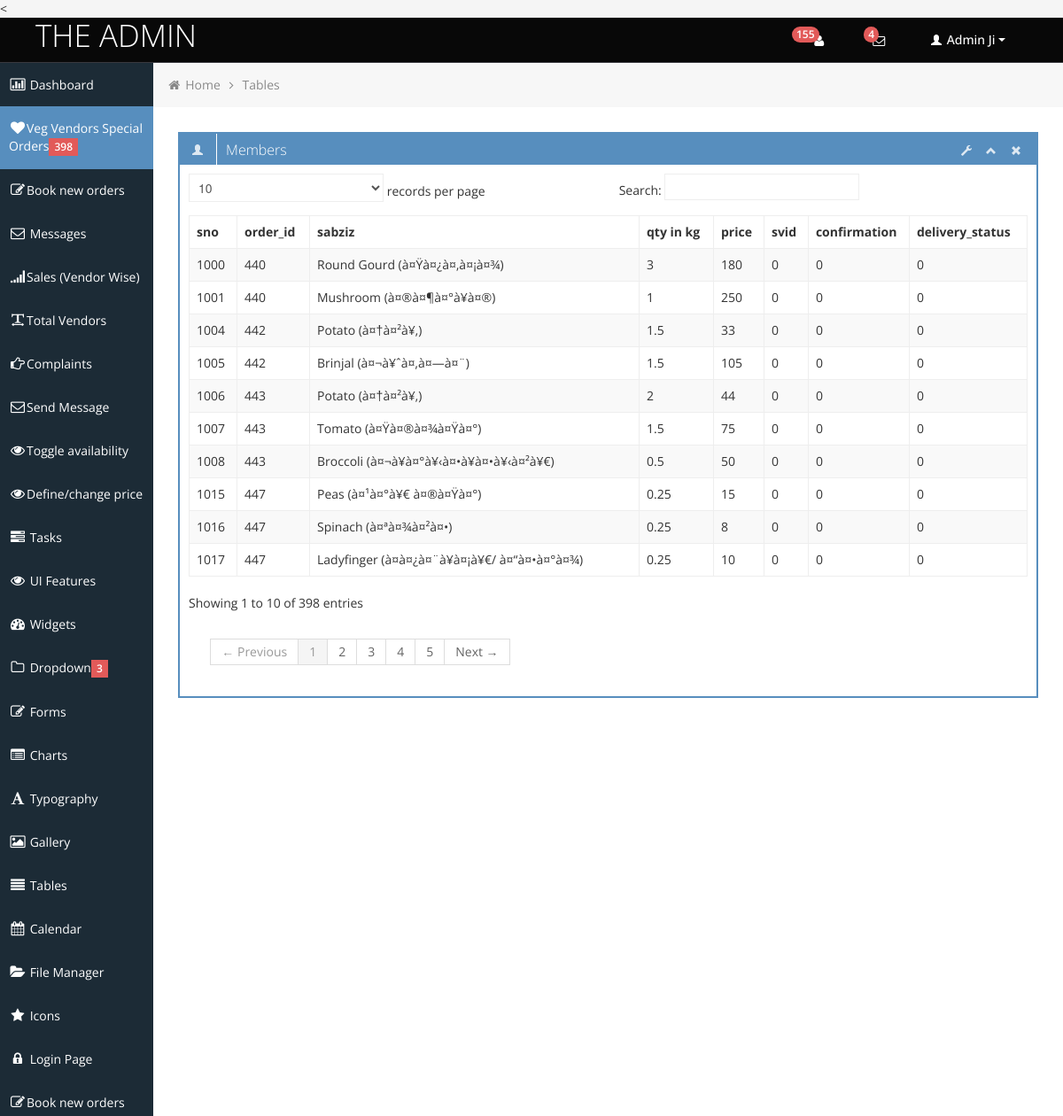
Page /admin/specialorders.php on the committed database.
### tables this page shows
CREATE TABLE IF NOT EXISTS `sub_orders` (
  `sno` int(25) NOT NULL AUTO_INCREMENT,
  `order_id` int(25) NOT NULL,
  `sabziz` varchar(45) NOT NULL,
  `qty_in_kg` float NOT NULL,
  `price` int(4) NOT NULL,
  `svid` int(10) NOT NULL,
  `confirmation` tinyint(1) NOT NULL DEFAULT '0',
  `delivery_status` tinyint(1) NOT NULL DEFAULT '0',
  PRIMARY KEY (`sno`)
);

### admin/specialorders.php (the view, shortened to what this page needs)
<!DOCTYPE html>
<html lang="en">
<head>
	<link id="bootstrap-style" href="css/bootstrap.min.css" rel="stylesheet">
	<link href="css/bootstrap-responsive.min.css" rel="stylesheet">
	<link id="base-style" href="css/style.css" rel="stylesheet">
	<link id="base-style-responsive" href="css/style-responsive.css" rel="stylesheet">
</head>
<body>
<?php
include("header.php");
?>
		<div class="container-fluid-full">
		<div class="row-fluid">
			<?php
include("sidemenu.php");
?>
			<div id="content" class="span10">
			<ul class="breadcrumb">
				<li>
					<i class="icon-home"></i>
					<a href="index.html">Home</a>
					<i class="icon-angle-right"></i>
				</li>
				<li><a href="#">Tables</a></li>
			</ul>
			<div class="row-fluid sortable">
				<div class="box span12">
					<div class="box-header" data-original-title>
						<h2><i class="halflings-icon white user"></i><span class="break"></span>Members</h2>
						<div class="box-icon">
							<a href="#" class="btn-setting"><i class="halflings-icon white wrench"></i></a>
							<a href="#" class="btn-minimize"><i class="halflings-icon white chevron-up"></i></a>
							<a href="#" class="btn-close"><i class="halflings-icon white remove"></i></a>
						</div>
					</div>
					<div class="box-content">
						<table class="table table-striped table-bordered bootstrap-datatable datatable">
						  <thead>
							  <tr>
								  <th>sno</th>
								  <th>order_id</th>
								  <th>sabziz</th>
								  <th>qty in kg</th>
								  <th>price</th>
								  <th>svid</th>
								  <th>confirmation</th>
								  <th>delivery_status</th>
							  </tr>
						  </thead>
						  <tbody>
			<?php
$query1 = $db->query("SELECT * FROM sub_orders WHERE svid='0'");
while($row= $query1->fetch_assoc())
	{
			?>
							<tr>
								<td><?php echo $row['sno']; ?></td>
							    <td><?php echo $row['order_id']; ?></td>
								<td><?php echo $row['sabziz']; ?></td>
								<td><?php echo $row['qty_in_kg']; ?></td>
								<td><?php echo $row['price']; ?></td>
								<td><?php echo $row['svid']; ?></td>
								<td><?php echo $row['confirmation']; ?></td>
								<td><?php echo $row['delivery_status']; ?></td>
							</tr>
<?php
	}
?>
	 </table>
	 </div>
				</div>
			</div>
	</div>
		</div>
		</div>
</body>
</html>

### admin/css/style.css (style rules this page uses)
body { background: #F5F5F5; color: #333; border: none; font-family: 'Open Sans', sans-serif; font-weight: 400; }
h2 { font-size: 16px; line-height: 16px; }
#content { background: #ffffff; filter: none; min-height: 100%; padding: 20px 20px; position: relative; }
.breadcrumb { margin: -28px -28px 28px -28px; line-height: 34px; background: #F7F7F7; border: 0px; color: #888; -webkit-box-shadow: none; -moz-box-shadow: none; box-shadow: none; -webkit-border-radius: 0px; -moz-border-radius: 0px; border-radius: 0px; }
.breadcrumb a { color: #888; text-shadow: 0px 1px 1px #fff; }
.box { border: 2px solid #578EBE; background: #fff !important; margin-bottom: 28px; }
.box-header { height: 16px; font-size: 16px; line-height: 16px; padding: 10px; background: #578EBE; -webkit-box-shadow: none; -moz-box-shadow: none; box-shadow: none; overflow: hidden; }
.box-header h2 { float:left; margin-top: 0px; font-weight: 300; }
.box-header .box-icon, .box-header h2 { color:#fff; }
.box-header h2 i { margin: 0px 3px 0px 4px; opacity: .8; filter: alpha(opacity=80); -ms-filter:"progid:DXImageTransform.Microsoft.Alpha(Opacity=80)"; }
.box-header .box-icon { float:right; margin-top: 1px; }
.box-header .box-icon i { -webkit-transition: all 0.1s ease-in-out; -moz-transition: all 0.1s ease-in-out; -o-transition: all 0.1s ease-in-out; -ms-transition: all 0.1s ease-in-out; transition: all 0.1s ease-in-out; opacity: .8; filter: alpha(opacity=80); -ms-filter:"progid:DXImageTransform.Microsoft.Alpha(Opacity=80)"; }
.box-header .box-icon a { margin: 0px 5px; }
.box-content { position: relative; z-index: 50; margin-top: -1px; padding: 10px; background: #fff !important; }
.table th, .table td { border-top: 1px solid #eee; }
.table-bordered { border-color: #eee; -webkit-border-radius: 0px !important; -moz-border-radius: 0px !important; border-radius: 0px !important; }
.table-bordered th, .table-bordered td { border-left: 1px solid #eee; }
.table-bordered thead:first-child tr:first-child > th:first-child, .table-bordered tbody:first-child tr:first-child > td:first-child, .table-bordered tbody:first-child tr:first-child > th:first-child { -webkit-border-radius: 0px !important; -moz-border-radius: 0px !important; border-radius: 0px !important; }
.table-bordered thead:first-child tr:first-child > th:last-child, .table-bordered tbody:first-child tr:first-child > td:last-child, .table-bordered tbody:first-child tr:first-child > th:last-child { -webkit-border-radius: 0px !important; -moz-border-radius: 0px !important; border-radius: 0px !important; }
.table-bordered thead:last-child tr:last-child > th:first-child, .table-bordered tbody:last-child tr:last-child > td:first-child, .table-bordered tbody:last-child tr:last-child > th:first-child, .table-bordered tfoot:last-child tr:last-child > td:first-child, .table-bordered tfoot:last-child tr:last-child > th:first-child { -webkit-border-radius: 0px !important; -moz-border-radius: 0px !important; border-radius: 0px !important; }
.table-bordered thead:last-child tr:last-child > th:last-child, .table-bordered tbody:last-child tr:last-child > td:last-child, .table-bordered tbody:last-child tr:last-child > th:last-child, .table-bordered tfoot:last-child tr:last-child > td:last-child, .table-bordered tfoot:last-child tr:last-child > th:last-child { -webkit-border-radius: 0px !important; -moz-border-radius: 0px !important; border-radius: 0px !important; }

### admin/css/style-responsive.css (style rules this page uses)
@media (min-width: 1200px) { .container-fluid-full { overflow: hidden; position: relative; height: 100%; } }
@media (min-width: 1200px) { #content { width: 85.578%; padding: 28px; margin: 0px 0px; margin-left: 14.422% !important; } }

### admin/css/halflings.css (style rules this page uses)
html, html .halflings { -webkit-font-smoothing: antialiased !important; }
.halflings-icon { display: inline-block; width: 14px; height: 14px; line-height: 14px; vertical-align: text-top; background-image: url(../img/glyphicons_halflings.svg); background-position: 0 0; background-repeat: no-repeat; vertical-align: top; *display: inline; *zoom: 1; *margin-right: .3em; }
.halflings-icon.white { background-image: url(../img/glyphicons_halflings-white.svg); }
.halflings-icon.user { background-position: -168px 0; }
.halflings-icon.remove { background-position: -312px 0; }
.halflings-icon.chevron-up { background-position: -288px -120px; }
.halflings-icon.wrench { background-position: -360px -144px; }

### rows in the picture
sub_orders: sno "1000", order "440", sabziz "Round Gourd (à¤Ÿà¤¿à¤‚à¤¡à¤¾)", qty_in_kg "3", price "180", svid "0", confirmation "0", delivery_status "0"
sub_orders: sno "1001", order "440", sabziz "Mushroom (à¤®à¤¶à¤°à¥à¤®)", qty_in_kg "1", price "250", svid "0", confirmation "0", delivery_status "0"
sub_orders: sno "1004", order "442", sabziz "Potato (à¤†à¤²à¥‚)", qty_in_kg "1.5", price "33", svid "0", confirmation "0", delivery_status "0"
sub_orders: sno "1005", order "442", sabziz "Brinjal (à¤¬à¥ˆà¤‚à¤—à¤¨)", qty_in_kg "1.5", price "105", svid "0", confirmation "0", delivery_status "0"
sub_orders: sno "1006", order "443", sabziz "Potato (à¤†à¤²à¥‚)", qty_in_kg "2", price "44", svid "0", confirmation "0", delivery_status "0"
sub_orders: sno "1007", order "443", sabziz "Tomato (à¤Ÿà¤®à¤¾à¤Ÿà¤°)", qty_in_kg "1.5", price "75", svid "0", confirmation "0", delivery_status "0"
sub_orders: sno "1008", order "443", sabziz "Broccoli (à¤¬à¥à¤°à¥‹à¤•à¥à¤•à¥‹à¤²à¥€)", qty_in_kg "0.5", price "50", svid "0", confirmation "0", delivery_status "0"
sub_orders: sno "1015", order "447", sabziz "Peas (à¤¹à¤°à¥€ à¤®à¤Ÿà¤°)", qty_in_kg "0.25", price "15", svid "0", confirmation "0", delivery_status "0"
sub_orders: sno "1016", order "447", sabziz "Spinach (à¤ªà¤¾à¤²à¤•)", qty_in_kg "0.25", price "8", svid "0", confirmation "0", delivery_status "0"
sub_orders: sno "1017", order "447", sabziz "Ladyfinger (à¤­à¤¿à¤¨à¥à¤¡à¥€/ à¤“à¤•à¤°à¤¾)", qty_in_kg "0.25", price "10", svid "0", confirmation "0", delivery_status "0"

### other values in the picture
$count "155"
$coun "398"
